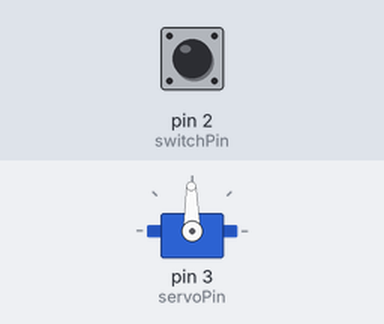
A sketch run on a simulated Arduino Uno, built with avr-gcc and run on an emulated ATmega328P. Parts: servo. Inputs (shaded band) come from the test bench; at power-on: pin 2 (switchPin) LOW. What the sketch prints to the serial monitor is not drawn.

Above: at 1.25 s.
1.3 s: pin 2 (switchPin) pulled HIGH for 3.2 s
At 3.9 s:
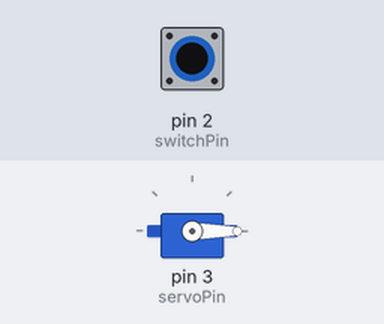
6.0 s: pin 2 (switchPin) pulled HIGH for 0.15 s
At 7.06 s:
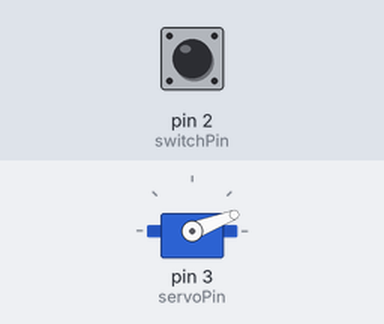
9.1 s: pin 2 (switchPin) pulled HIGH for 1 s
At 12.4 s:
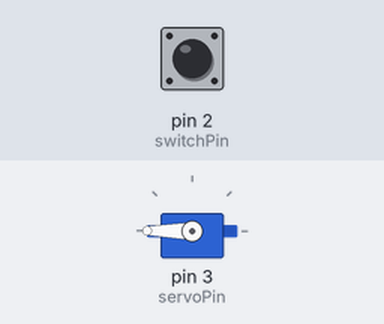
Timing chart, 0 to 18.8 s (numbered marks = the images above; inputs shaded):
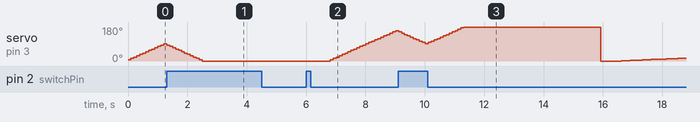

The sketch:

servo.ino
```cpp
#include <Servo.h>
Servo servo;

int servoPin = 3;
int switchPin = 2;
bool forward = false;
int angle = 0;
int sped = 7;

void setup() {
  Serial.begin(9600);
  pinMode(switchPin,INPUT);
  servo.attach(servoPin);

}

void loop() {
  int touch = digitalRead(switchPin);
  if (touch) {
    angle -= sped;
  } else {
    angle += sped;
  }
  Serial.println(touch,angle);
  servo.write(angle);
  delay(100);
}
```
